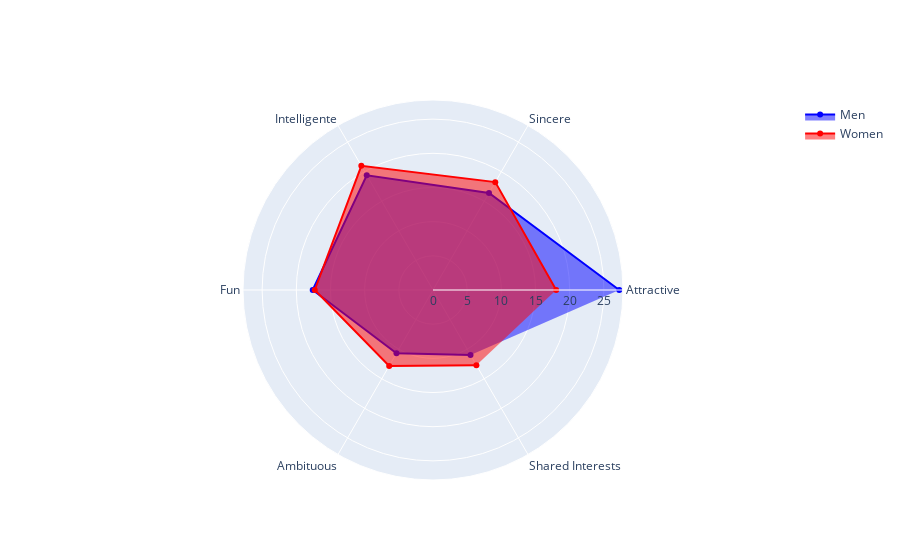

Notebook source saved alongside this figure:
### Markdown cell above
What you look for in the opposite sex ?

### Code cell
fig_look_o_sex = go.Figure()

data_men = data_unique_id.loc[data_unique_id["gender"] == "Man",:]
data_women = data_unique_id.loc[data_unique_id["gender"] == "Woman",:]
cols = ["Attractive","Sincere","Intelligente","Fun","Ambituous","Shared Interests"]

fig_look_o_sex.add_trace(go.Scatterpolar(
    r=[data_men["attr1_1"].mean(), data_men["sinc1_1"].mean() , data_men["intel1_1"].mean(),data_men["fun1_1"].mean(),data["amb1_1"].mean(),data_men["shar1_1"].mean() ],
    theta=cols,
    fill="toself",
    name="Men",
    marker=dict(
      color="blue"
    )
))
fig_look_o_sex.add_trace(go.Scatterpolar(
    r=[data_women["attr1_1"].mean(), data_women["sinc1_1"].mean() , data_women["intel1_1"].mean(),data_women["fun1_1"].mean(),data_women["amb1_1"].mean(),data_women["shar1_1"].mean() ],
    theta=cols,
    fill="toself",
    name="Women",
    marker=dict(
      color="red"
    )
))

fig_look_o_sex.show()

### Figure 1 — Plotly figure (JSON) as saved in the notebook; plotly's stock layout.template omitted (floating-point values rounded to 4 significant figures)
{"data": [{"fill": "toself", "marker": {"color": "blue"}, "name": "Men", "r": [27.25, 16.38, 19.39, 17.6, 10.68, 10.98], "theta": ["Attractive", "Sincere", "Intelligente", "Fun", "Ambituous", "Shared Interests"], "type": "scatterpolar"}, {"fill": "toself", "marker": {"color": "red"}, "name": "Women", "r": [18.02, 18.22, 20.97, 17.3, 12.82, 12.7], "theta": ["Attractive", "Sincere", "Intelligente", "Fun", "Ambituous", "Shared Interests"], "type": "scatterpolar"}], "layout": {}}
